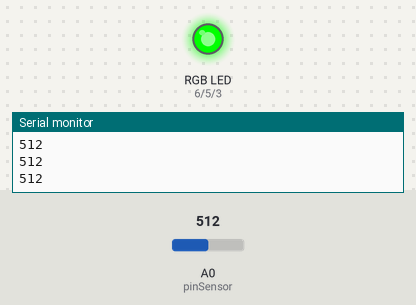
A sketch run on a simulated Arduino Uno, built with avr-gcc and run on an emulated ATmega328P. Parts: an RGB LED mixed from three pins (HIGH = lit), the last lines printed to the serial monitor. Inputs (shaded band) come from the test bench; at power-on: A0 (pinSensor) = 512.

Above: at 1.2 s.
1.3 s: A0 (pinSensor) set to 692
2.8 s: A0 (pinSensor) set to 714
At 3.8 s:
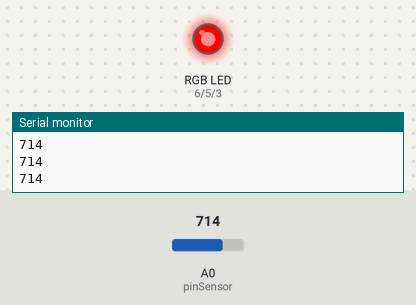
4.3 s: A0 (pinSensor) set to 690
At 5.3 s:
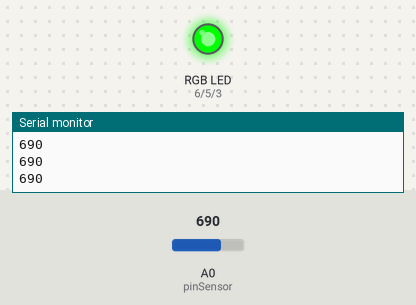
5.8 s: A0 (pinSensor) set to 710
At 6.8 s:
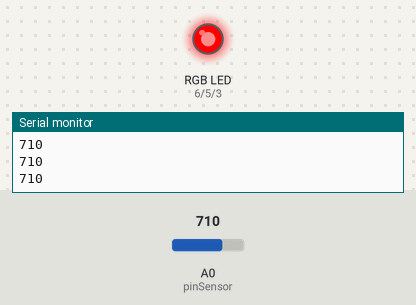
Timing chart, 0 to 8.3 s (numbered marks = the images above; inputs shaded):
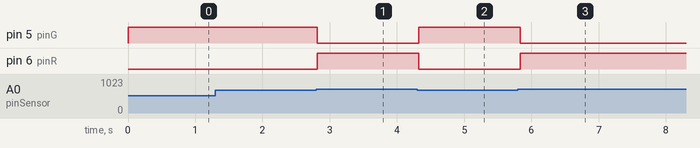

Measured:
- the behaviour switches between 700 and 701 on A0 (pinSensor) (found by bisection; images 0 and 1)
- after the input at 2.8 s, pin 5 (pinG): HIGH → LOW at once; pin 6 (pinR): LOW → HIGH at once
- after the input at 4.3 s, pin 5 (pinG): LOW → HIGH at once; pin 6 (pinR): HIGH → LOW at once
- after the input at 5.8 s, pin 5 (pinG): HIGH → LOW at once; pin 6 (pinR): LOW → HIGH at once

The sketch:

ej_04_rgb_analogico.ino
```cpp
// ej_04_rgb_analogico
// por sergiomoradiaz
// para Academia Sinestesia
// Programa de Medios Interactivos 2022
// v0.0.1 agosto 2022
// hecho con Arduino 1.8.19

// declarar variables
int pinSensor = A0; // sensor en pin A0
int datoSensor; // variable para almacenar datos de sensor
int pinR = 6; // led R en pin 6
int pinG = 5; // led G en pin 5
int pinB = 3; // led B en pin 3
int datoR; // variable para escribir datos en R
int datoG; // variable para escribir datos en G
int datoB; // variable para escribir datos en B

void setup() {
  // configuracion
  pinMode(pinSensor, INPUT); // pin sensor en modo entrada
  pinMode(pinR, OUTPUT); // pin R en modo salida
  pinMode(pinG, OUTPUT); // pin G en modo salida
  pinMode(pinB, OUTPUT); // pin B en modo salida
  Serial.begin(9600); // inicia la comunicacion serial
}

void loop() {
  // comportamiento
  datoSensor =  analogRead(pinSensor); // leer y almacenar datos
  Serial.println(datoSensor); // ver datos en monitor

  if (datoSensor > 700) {
    datoR = 255; // asignar datos en R
    datoG = 0; // asignar datos en G
    datoB = 0; // asignar datos en B
  }
  else {
    datoR = 0; // asignar datos en R
    datoG = 255; // asignar datos en G
    datoB = 0; // asignar datos en B
  }

  analogWrite(pinR, datoR); // escribir datos en R
  analogWrite(pinG, datoG); // escribir datos en G
  analogWrite(pinB, datoB); // escribir datos en B
  delay(50);
}
```
